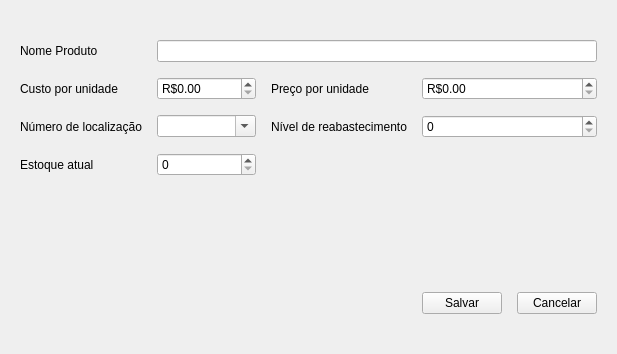
<?xml version="1.0" encoding="UTF-8"?>
<ui version="4.0">
 <class>Form</class>
 <widget class="QWidget" name="Form">
  <property name="geometry">
   <rect>
    <x>0</x>
    <y>0</y>
    <width>554</width>
    <height>354</height>
   </rect>
  </property>
  <property name="windowTitle">
   <string>Novo Produto</string>
  </property>
  <property name="windowIcon">
   <iconset>
    <normaloff>icon/add.svg</normaloff>icon/add.svg</iconset>
  </property>
  <layout class="QGridLayout" name="gridLayout">
   <property name="leftMargin">
    <number>20</number>
   </property>
   <property name="topMargin">
    <number>40</number>
   </property>
   <property name="rightMargin">
    <number>20</number>
   </property>
   <property name="bottomMargin">
    <number>40</number>
   </property>
   <property name="spacing">
    <number>15</number>
   </property>
   <item row="0" column="0">
    <widget class="QLabel" name="label">
     <property name="text">
      <string>Nome Produto</string>
     </property>
    </widget>
   </item>
   <item row="0" column="1" colspan="3">
    <widget class="QLineEdit" name="lineEdit"/>
   </item>
   <item row="1" column="0">
    <widget class="QLabel" name="label_2">
     <property name="text">
      <string>Custo por unidade</string>
     </property>
    </widget>
   </item>
   <item row="1" column="1">
    <widget class="QDoubleSpinBox" name="doubleSpinBox">
     <property name="prefix">
      <string>R$</string>
     </property>
     <property name="suffix">
      <string/>
     </property>
     <property name="maximum">
      <double>999999999999999.000000000000000</double>
     </property>
    </widget>
   </item>
   <item row="1" column="2">
    <widget class="QLabel" name="label_5">
     <property name="text">
      <string>Preço por unidade</string>
     </property>
    </widget>
   </item>
   <item row="1" column="3">
    <widget class="QDoubleSpinBox" name="doubleSpinBox_2">
     <property name="prefix">
      <string>R$</string>
     </property>
     <property name="suffix">
      <string/>
     </property>
     <property name="maximum">
      <double>999999999999999.000000000000000</double>
     </property>
    </widget>
   </item>
   <item row="2" column="0">
    <widget class="QLabel" name="label_3">
     <property name="text">
      <string>Número de localização</string>
     </property>
    </widget>
   </item>
   <item row="2" column="1">
    <widget class="QComboBox" name="comboBox">
     <property name="editable">
      <bool>true</bool>
     </property>
    </widget>
   </item>
   <item row="2" column="2">
    <widget class="QLabel" name="label_6">
     <property name="text">
      <string>Nível de reabastecimento</string>
     </property>
    </widget>
   </item>
   <item row="2" column="3">
    <widget class="QSpinBox" name="spinBox"/>
   </item>
   <item row="3" column="0">
    <widget class="QLabel" name="label_4">
     <property name="text">
      <string>Estoque atual</string>
     </property>
    </widget>
   </item>
   <item row="3" column="1">
    <widget class="QSpinBox" name="spinBox_2">
     <property name="maximum">
      <number>999999999</number>
     </property>
    </widget>
   </item>
   <item row="4" column="1">
    <spacer name="verticalSpacer">
     <property name="orientation">
      <enum>Qt::Vertical</enum>
     </property>
     <property name="sizeHint" stdset="0">
      <size>
       <width>20</width>
       <height>86</height>
      </size>
     </property>
    </spacer>
   </item>
   <item row="5" column="3">
    <layout class="QHBoxLayout" name="horizontalLayout">
     <item>
      <widget class="QPushButton" name="pushButton">
       <property name="text">
        <string>Salvar</string>
       </property>
      </widget>
     </item>
     <item>
      <widget class="QPushButton" name="pushButton_2">
       <property name="text">
        <string>Cancelar</string>
       </property>
      </widget>
     </item>
    </layout>
   </item>
  </layout>
 </widget>
 <resources/>
 <connections/>
</ui>
